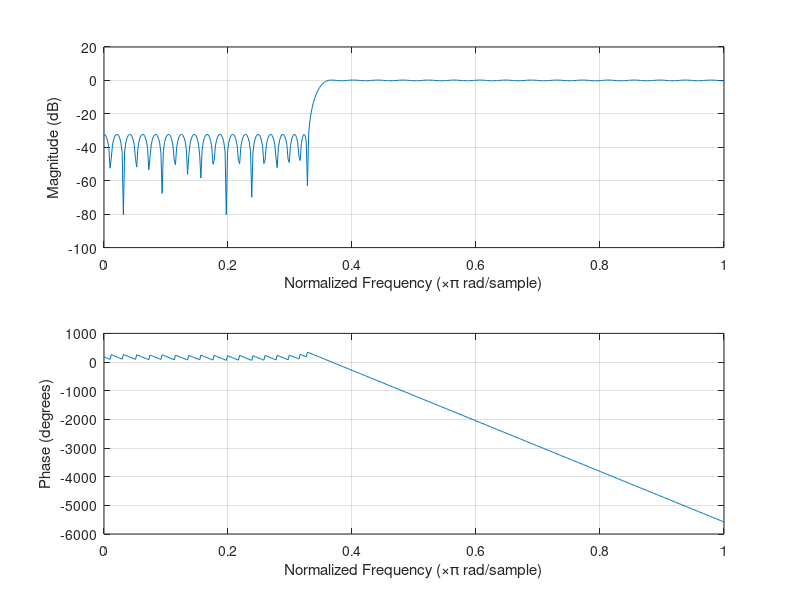

Reproduce this figure in MATLAB.
clear()

load("numero"); % imports salainen

N = 98;
F = [0, 0.33, 0.36, 1];
A = [0, 0, 1, 1];

f = firpm(N, F, A);

freqz(f);

y_filter = filter(f, 1, salainen);

sound(y_filter);